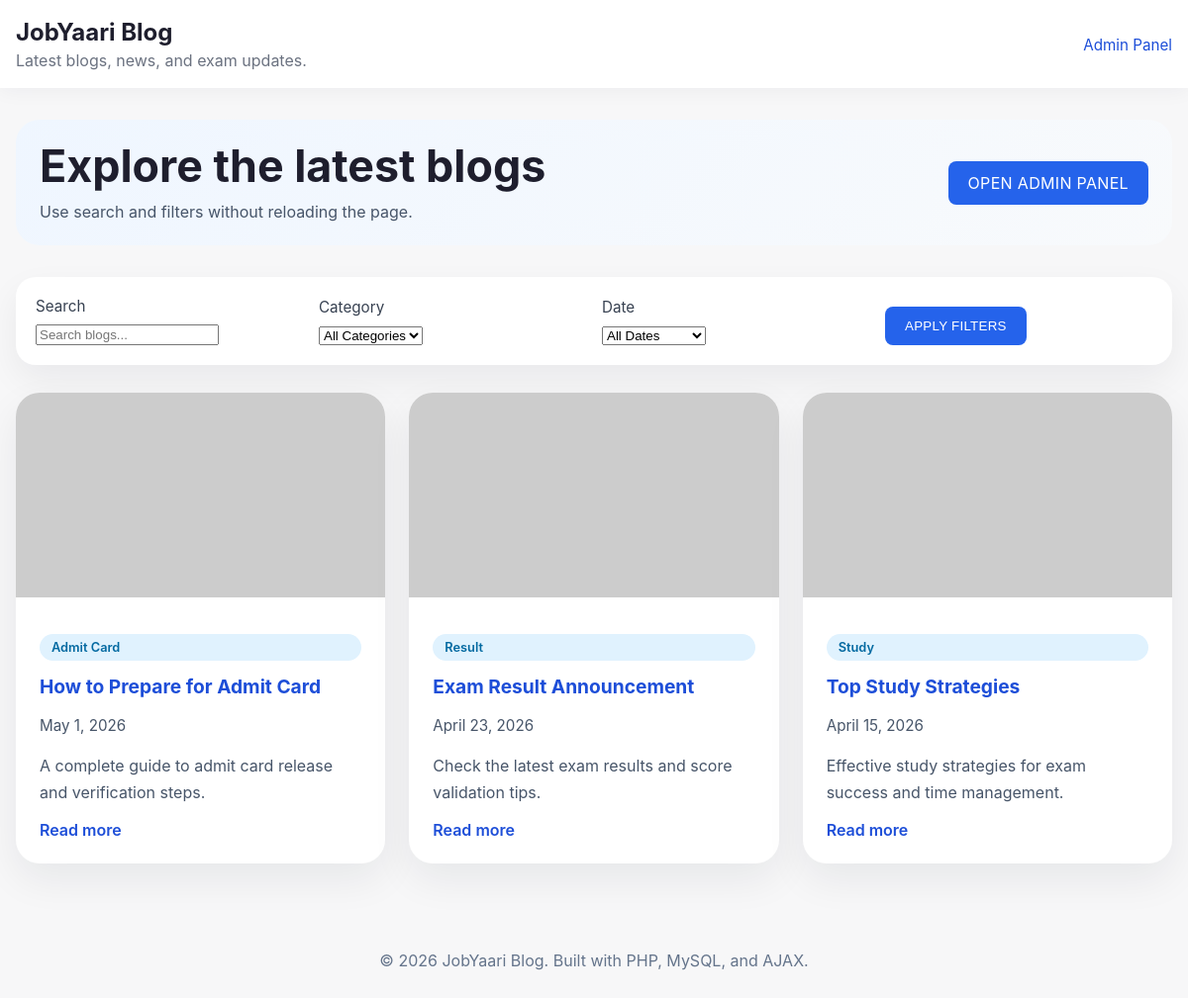
The page / on the database its author committed.
### tables this page shows
CREATE TABLE IF NOT EXISTS blogs (
  id INT AUTO_INCREMENT PRIMARY KEY,
  title VARCHAR(255) NOT NULL,
  short_description TEXT NOT NULL,
  content TEXT NOT NULL,
  category VARCHAR(100) NOT NULL,
  image VARCHAR(255) DEFAULT NULL,
  date DATE NOT NULL,
  created_at TIMESTAMP DEFAULT CURRENT_TIMESTAMP,
  updated_at TIMESTAMP DEFAULT CURRENT_TIMESTAMP ON UPDATE CURRENT_TIMESTAMP
);

### index.php (the view, shortened to what this page needs)
<?php
require_once __DIR__ . '/includes/db.php';
?>
<!DOCTYPE html>
<html lang="en">
<head>
    <link rel="stylesheet" href="assets/css/style.css">
</head>
<body>
    <header class="site-header">
        <div class="container header-inner">
            <div>
                <h1>JobYaari Blog</h1>
                <p>Latest blogs, news, and exam updates.</p>
            </div>
            <nav>
                <a href="admin/login.php">Admin Panel</a>
            </nav>
        </div>
    </header>
    <main class="container">
        <section class="hero">
            <div>
                <h2>Explore the latest blogs</h2>
                <p>Use search and filters without reloading the page.</p>
            </div>
            <div class="hero-action">
                <a class="button" href="admin/login.php">Open Admin Panel</a>
            </div>
        </section>
        <section class="filter-panel">
            <form id="filterForm">
                <div class="form-row">
                    <label for="search">Search</label>
                    <input id="search" type="text" name="search" placeholder="Search blogs...">
                </div>
                <div class="form-row">
                    <label for="category">Category</label>
                    <select id="category" name="category">
                        <option value="">All Categories</option>
                    </select>
                </div>
                <div class="form-row">
                    <label for="date">Date</label>
                    <select id="date" name="date">
                        <option value="">All Dates</option>
                    </select>
                </div>
                <div class="form-row form-action">
                    <button type="submit" class="button">Apply Filters</button>
                </div>
            </form>
        </section>
        <section class="blog-grid" id="blogGrid">
            <?php
            $initialQuery = $conn->query("SELECT * FROM blogs ORDER BY date DESC");
            if ($initialQuery->num_rows === 0):
                echo '<div class="no-results">No blogs available yet.</div>';
            else:
                while ($blog = $initialQuery->fetch_assoc()):
                    $image = $blog['image'] ?: 'https://via.placeholder.com/600x400?text=Blog+Image';
                    $short = htmlspecialchars($blog['short_description']);
                    $title = htmlspecialchars($blog['title']);
                    $category = htmlspecialchars($blog['category']);
                    $dateText = htmlspecialchars(date('F j, Y', strtotime($blog['date'])));
                    $link = 'blog.php?id=' . urlencode($blog['id']);
                    echo "<article class=\"blog-card\">";
                    echo "<a class=\"card-link\" href=\"{$link}\">";
                    echo "<div class=\"card-image\"><img src=\"{$image}\" alt=\"{$title}\"></div>";
                    echo "</a>";
                    echo "<div class=\"card-content\">";
                    echo "<span class=\"blog-category\">{$category}</span>";
                    echo "<h3><a href=\"{$link}\">{$title}</a></h3>";
                    echo "<p class=\"blog-date\">{$dateText}</p>";
                    echo "<p>{$short}</p>";
                    echo "<a class=\"read-more\" href=\"{$link}\">Read more</a>";
                    echo "</div>";
                    echo "</article>";
                endwhile;
            endif;
            ?>
        </section>
    </main>
    <footer class="site-footer">
        <div class="container">
            <p>&copy; <?php echo date('Y'); ?> JobYaari Blog. Built with PHP, MySQL, and AJAX.</p>
        </div>
    </footer>
</body>
</html>

### assets/css/style.css (style rules this page uses)
* { box-sizing: border-box; }
body { margin: 0; font-family: Inter, system-ui, -apple-system, BlinkMacSystemFont, 'Segoe UI', sans-serif; background: #f7f7f8; color: #1e1e2d; }
a { color: #1d4ed8; text-decoration: none; }
img { max-width: 100%; display: block; }
.container { width: min(1200px, calc(100% - 32px)); margin: 0 auto; }
button, .button { cursor: pointer; border: none; background: #2563eb; color: #fff; padding: 12px 20px; border-radius: 8px; text-transform: uppercase; letter-spacing: .02em; display: inline-flex; align-items: center; justify-content: center; transition: background .2s ease; }
.site-header { background: #fff; box-shadow: 0 2px 20px rgba(20, 20, 50, .05); position: sticky; top: 0; z-index: 10; }
.header-inner { display: flex; align-items: center; justify-content: space-between; gap: 1rem; padding: 18px 0; }
.site-header h1 { margin: 0; font-size: 1.5rem; }
.site-header p { margin: 4px 0 0; color: #6b7280; }
.site-header nav a { margin-left: 16px; font-size: .95rem; }
.hero { display: grid; grid-template-columns: 1.5fr .9fr; gap: 1.5rem; align-items: center; margin: 32px 0; padding: 24px; background: linear-gradient(135deg, #eff6ff, #f8fafc); border-radius: 24px; }
.hero h2 { margin: 0 0 12px; font-size: clamp(2rem, 4vw, 2.8rem); line-height: 1.05; }
.hero p { margin: 0; color: #475569; font-size: 1rem; max-width: 40rem; }
.hero-action { text-align: right; }
.filter-panel { background: #fff; padding: 20px; border-radius: 20px; box-shadow: 0 14px 35px rgba(15, 23, 42, .06); margin-bottom: 28px; }
.filter-panel form { display: grid; grid-template-columns: repeat(4, minmax(160px, 1fr)); gap: 16px; align-items: end; }
.filter-panel label { display: block; margin-bottom: 8px; font-size: .95rem; color: #374151; }
.form-action { align-self: end; }
.blog-grid { display: grid; grid-template-columns: repeat(3, minmax(0, 1fr)); gap: 24px; }
.blog-card { background: #fff; border-radius: 24px; overflow: hidden; box-shadow: 0 16px 40px rgba(15, 23, 42, .07); display: flex; flex-direction: column; }
.card-link { color: inherit; text-decoration: none; }
.card-image { min-height: 220px; overflow: hidden; }
.card-image img { width: 100%; height: 100%; object-fit: cover; transition: transform .35s ease; }
.card-content { padding: 24px; display: flex; flex-direction: column; gap: 14px; }
.blog-category { display: inline-flex; padding: 6px 12px; border-radius: 999px; background: #e0f2fe; color: #0369a1; font-size: .8rem; font-weight: 600; }
.blog-date { color: #6b7280; margin: 0; font-size: .95rem; }
.blog-card h3 { margin: 0; font-size: 1.2rem; line-height: 1.3; }
.blog-card p { margin: 0; color: #475569; line-height: 1.7; }
.read-more { margin-top: auto; color: #1d4ed8; font-weight: 600; }
.site-footer { padding: 24px 0; margin-top: 48px; text-align: center; color: #64748b; }

### rows shown on the page
blogs: category "Admit Card", title "How to Prepare for Admit Card", date "May 1, 2026", short_description "A complete guide to admit card release and verification steps."
blogs: category "Result", title "Exam Result Announcement", date "April 23, 2026", short_description "Check the latest exam results and score validation tips."
blogs: category "Study", title "Top Study Strategies", date "April 15, 2026", short_description "Effective study strategies for exam success and time management."
